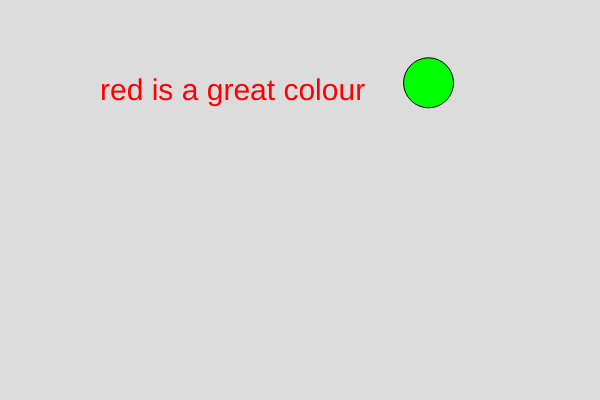
Frame 1 (no input)
Frame 60 (no input): identical to frame 1, image omitted
Frame 120 (the mouse pressed at the canvas centre since frame 60): identical to frame 1, image omitted

The p5.js sketch that drew this single still picture (run headless with seeded random() and noise() and a simulated clock; from frame 60 on, the mouse is pressed at the canvas centre):

// p5.js sketch
// ── sketch.js
let person = 55;
let cold = false
let home;
let kitchen = "red is a great colour"
console.log(home)
let x;
let y;

function setup() {
  createCanvas(600, 400);
  let pet = "cat is big fgfgfg fgfgfg"
  x = random(0, 600)
  y = random(0, 400)
}

function draw() {
  background(220);
  //circle
  fill(0, 255, 0);
  circle(x, y, 50);
  person = height/2;
  console.log(person)
  // The text
  fill(255, 0, 0);
  textSize(30);
  text(kitchen, 100, 100)
}
